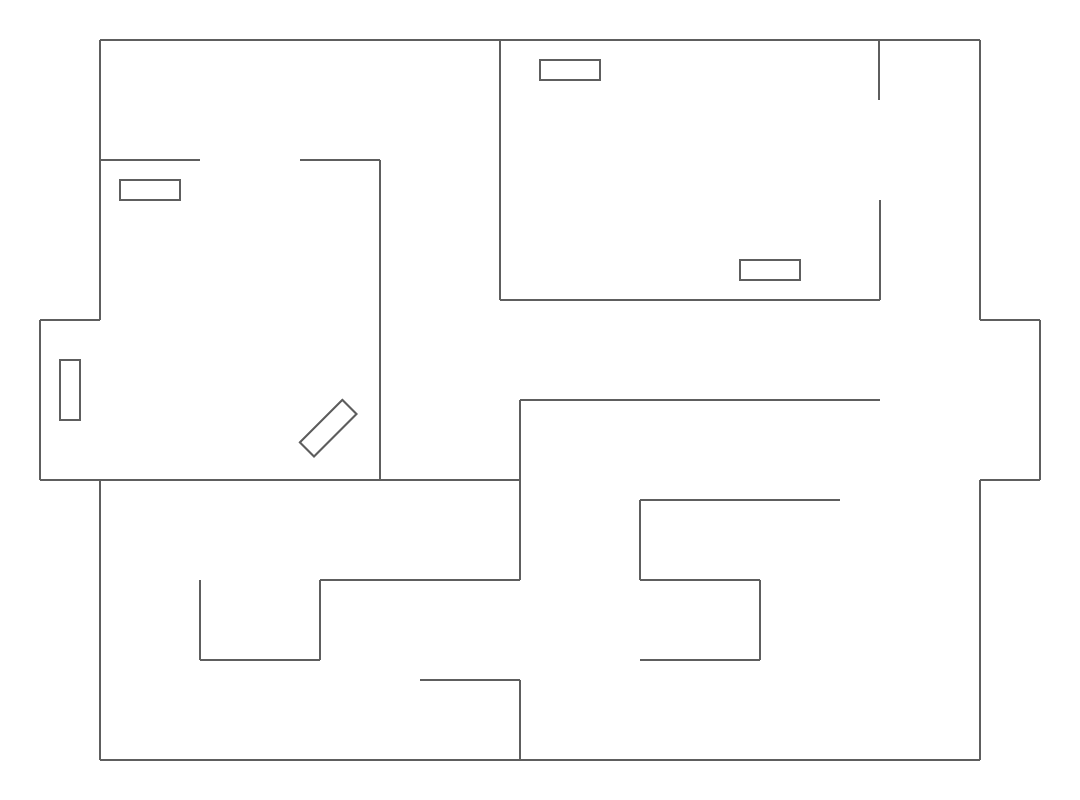
#> input picture proyecto_final_grupo_14/docs/Navegacion/MapaRobotica.pgm, 1080 x 800 px
$ python Dijkstra.py
#> lines starting #> are read from the running program, lines starting #| are printed output that depends on the picture; after the words box and inside, x2 and y2 are one past the last pixel; in counts of white or black regions, pixels touching at a corner belong together
import numpy as np
import cv2
import yaml
import heapq
import matplotlib.pyplot as plt
import os

def create_thicker_walls(yaml_file, pgm_file, wall_thickness):
#> called with yaml_file = 'MapaRobotica.yaml', pgm_file = 'MapaRobotica.pgm', wall_thickness = 25
    script_dir = os.path.dirname(os.path.abspath(__file__))
    yaml_file_path = os.path.join(script_dir, yaml_file)
    pgm_file_path = os.path.join(script_dir, pgm_file)
    with open(yaml_file_path, 'r') as f:
        yaml_data = yaml.load(f, Loader=yaml.FullLoader)
    image_file = yaml_data['image']
    resolution = yaml_data['resolution']
    origin = yaml_data['origin']
    negate = yaml_data['negate']
    occupied_thresh = yaml_data['occupied_thresh']
    free_thresh = yaml_data['free_thresh']
    if occupied_thresh is None:
        occupied_thresh = 0.5
    if not os.path.exists(image_file):
        raise FileNotFoundError("No se puede encontrar el archivo de imagen:", image_file)

    img = cv2.imread(image_file, cv2.IMREAD_GRAYSCALE)
#> img is the input picture: shape (800, 1080); min 94, max 255, mean 252.1

    if img is None:
        raise ValueError("No se puede abrir o leer el archivo de imagen:", image_file)

    occupied_pixels = np.where(img < occupied_thresh * 255)
#> occupied_pixels = 15433 positions, rows 39 to 760, columns 39 to 1040

    # Crear una copia del mapa original
    img_copy = img.copy()

    # Expandir las áreas ocupadas
    for x, y in zip(occupied_pixels[1], occupied_pixels[0]):
        # Verificar si es un borde
        is_border = False
        for dx, dy in [(1, 0), (-1, 0), (0, 1), (0, -1)]:
            nx, ny = x + dx, y + dy
            if 0 <= nx < img.shape[1] and 0 <= ny < img.shape[0] and img[ny, nx] > 0:
                is_border = True
                break
        if is_border:
            img_copy[y-wall_thickness:y+wall_thickness+1, x-wall_thickness:x+wall_thickness+1] = 0
#> this loop made 15433 passes
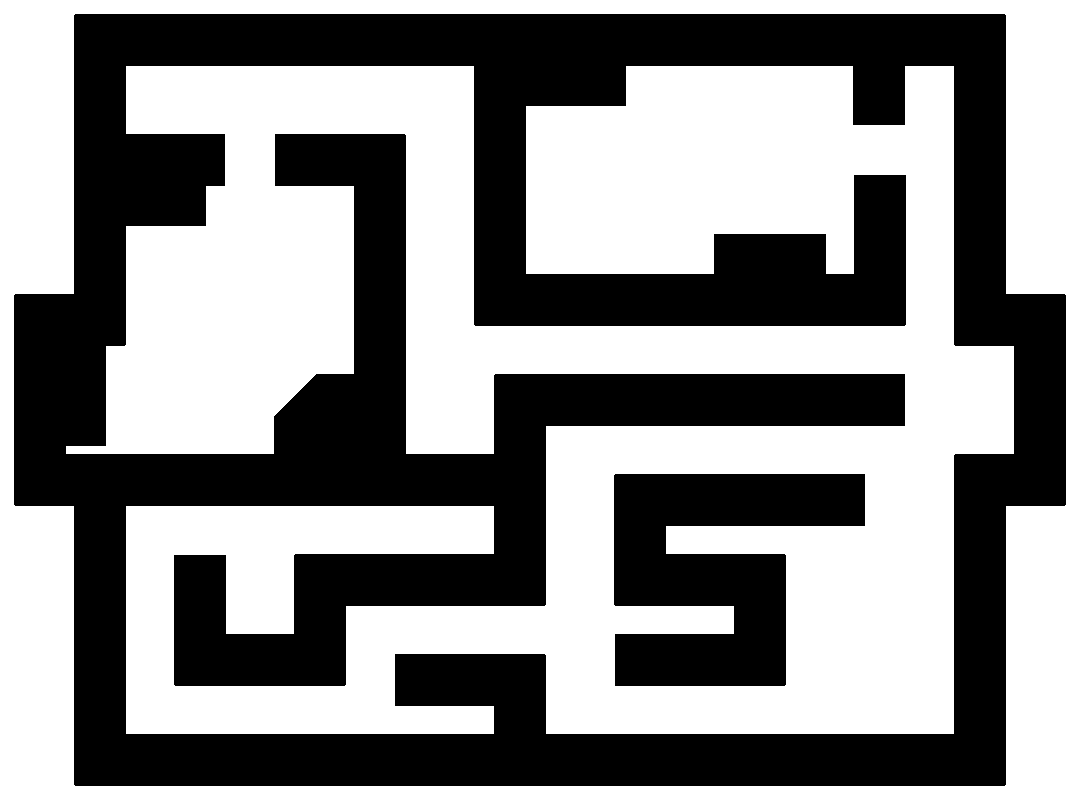
#> img_copy: shape (800, 1080); 55.4% white; 2 black regions, box (x1, y1, x2, y2) and area: (14, 14, 1066, 786) 351513, (614, 474, 865, 686) 33796

    # Guardar el mapa modificado
    modified_pgm_file = pgm_file_path.split('.pgm')[0] + '_thicker.pgm'
    cv2.imwrite(modified_pgm_file, img_copy)

    # Actualizar el YAML con el nombre del archivo de imagen modificado
    yaml_data['image'] = modified_pgm_file

    # Guardar el YAML modificado
    modified_yaml_file = yaml_file_path.split('.yaml')[0] + '_modified.yaml'
    with open(modified_yaml_file, 'w') as f:
        yaml.dump(yaml_data, f)

    print("Mapa y YAML modificados guardados exitosamente.")

def create_matrix_from_map(yaml_file, pgm_file):
    # Obtener la ruta absoluta de los archivos
#> called with yaml_file = 'MapaRobotica_modified.yaml', pgm_file = 'MapaRobotica_thicker.pgm'
    script_dir = os.path.dirname(os.path.abspath(__file__))
    yaml_file_path = os.path.join(script_dir, yaml_file)
    pgm_file_path = os.path.join(script_dir, pgm_file)

    # Cargar el archivo YAML
    with open(yaml_file_path, 'r') as f:
        yaml_data = yaml.load(f, Loader=yaml.FullLoader)

    # Extraer los valores del YAML
    image_file = yaml_data['image']
    resolution = yaml_data['resolution']
    origin = yaml_data['origin']

    # Comprobar si la imagen existe
    if not os.path.exists(image_file):
        raise FileNotFoundError("No se puede encontrar el archivo de imagen:", image_file)

    # Cargar el archivo PGM
    img = cv2.imread(image_file, cv2.IMREAD_GRAYSCALE)

    if img is None:
        raise ValueError("No se puede abrir o leer el archivo de imagen:", image_file)

    # Identificar las áreas libres (fondo) y los obstáculos (paredes)
    free_pixels = np.where(img > 0)  # Se asume que los valores distintos de cero representan áreas libres
#> free_pixels = 478691 positions, rows 0 to 799, columns 0 to 1079
    wall_pixels = np.where(img == 0)  # Se asume que los valores cero representan paredes
#> wall_pixels = 385309 positions, rows 14 to 785, columns 14 to 1065

    # Crear una matriz vacía con la misma forma que la imagen
    matrix = np.ones_like(img)

    # Establecer el valor de las celdas obstáculo en 0 en la matriz
    matrix[wall_pixels] = 0

    return matrix

def heuristic(node, goal):
    x1, y1 = node
    x2, y2 = goal
    return np.sqrt((x2 - x1)**2 + (y2 - y1)**2)

def dijkstra(matrix, start, goal):
    frontier = [(0, start)]
    came_from = {}
    cost_so_far = {}
    came_from[start] = None
    cost_so_far[start] = 0

    while frontier:
        _, current = heapq.heappop(frontier)

        if current == goal:
            break

        for dx, dy in [(1, 0), (-1, 0), (0, 1), (0, -1)]:
            x, y = current[0] + dx, current[1] + dy
            if 0 <= x < matrix.shape[0] and 0 <= y < matrix.shape[1] and matrix[x, y] == 1:
                new_cost = cost_so_far[current] + 1

                if (x, y) not in cost_so_far or new_cost < cost_so_far[(x, y)]:
                    cost_so_far[(x, y)] = new_cost
                    priority = new_cost
                    heapq.heappush(frontier, (priority, (x, y)))
                    came_from[(x, y)] = current

    # Reconstruir el camino desde el inicio hasta la meta
    path = []
    current = goal
    while current != start:
        path.append(current)
        current = came_from[current]
    path.append(start)
    path.reverse()

    return path

# Uso de ejemplo
create_thicker_walls('MapaRobotica.yaml', 'MapaRobotica.pgm', wall_thickness=25)

matrix = create_matrix_from_map('MapaRobotica_modified.yaml', 'MapaRobotica_thicker.pgm')
start = (600, 900)  # Posición de inicio
goals = [(650, 600)]  # Lista de posiciones de la meta

paths = []  # Lista para almacenar los caminos

# Calcular el camino para cada meta
current_position = start
for goal in goals:
    path = dijkstra(matrix, current_position, goal)
    paths.append(path)
    current_position = goal

#########################################################################################################################################
path_1 = paths[0]  # Obtener el primer camino de solución
x = [point[1] for point in path_1]  # Vectores de x
y = [point[0] for point in path_1]  # Vectores de y
# [5 lines of commented-out code are left out]
def obtener_orientacion(p1, p2, p3):
    producto_cruz = (p2[0] - p1[0]) * (p3[1] - p2[1]) - (p2[1] - p1[1]) * (p3[0] - p2[0])

    if producto_cruz > 0:
        return "derecha"
    elif producto_cruz < 0:
        return "izquierda"
    else:
        return "none"

# Datos de ejemplo y=x, x=y
#x = [900, 899, 898, 897, 896, 895, 894, 893, 892, 891, 890, 889, 888, 887, 886, 885, 884, 883, 882, 881, 880, 879, 878, 877, 876, 875, 874, 873, 872, 871, 870, 869, 868, 867, 866, 865, 864, 863, 862, 861, 860, 859, 858, 857, 856, 855, 854, 853, 852, 851, 850, 849, 848, 847, 846, 845, 844, 843, 842, 841, 840, 839, 838, 837, 836, 835, 834, 833, 832, 831, 830, 829, 828, 827, 826, 825, 824, 823, 822, 821, 820, 819, 818, 817, 816, 815, 814, 813, 812, 811, 810, 809, 808, 807, 806, 805, 804, 803, 802, 801, 800, 799, 798, 797, 796, 795, 794, 793, 792, 791, 790, 789, 788, 787, 786, 786, 786, 786, 786, 786, 786, 786, 786, 786, 786, 786, 786, 786, 786, 786, 786, 786, 786, 786, 786, 786, 786, 786, 786, 786, 786, 786, 786, 786, 786, 786, 786, 786, 786, 786, 786, 786, 786, 786, 786, 786, 786, 786, 786, 786, 786, 786, 786, 786, 786, 786, 786, 786, 786, 786, 786, 786, 786, 786, 786, 786, 786, 786, 786, 786, 786, 786, 786, 786, 786, 786, 786, 786, 786, 786, 786, 786, 786, 786, 786, 786, 786, 786, 786, 786, 785, 785, 784, 783, 782, 781, 780, 779, 778, 777, 776, 775, 774, 773, 772, 771, 770, 769, 768, 767, 766, 765, 764, 763, 762, 761, 760, 759, 758, 757, 756, 755, 754, 753, 752, 751, 750, 749, 748, 747, 746, 745, 744, 743, 742, 741, 740, 739, 738, 737, 736, 735, 734, 733, 732, 731, 730, 729, 728, 727, 726, 725, 724, 723, 722, 721, 720, 719, 718, 717, 716, 715, 714, 713, 712, 711, 710, 709, 708, 707, 706, 705, 704, 703, 702, 701, 700, 699, 698, 697, 696, 695, 694, 693, 692, 691, 690, 689, 688, 687, 686, 685, 684, 683, 682, 681, 680, 679, 678, 677, 676, 675, 674, 673, 672, 671, 670, 669, 668, 667, 666, 665, 664, 663, 662, 661, 660, 659, 658, 657, 656, 655, 654, 653, 652, 651, 650, 649, 648, 647, 646, 645, 644, 643, 642, 641, 640, 639, 638, 637, 636, 635, 634, 633, 632, 631, 630, 629, 628, 627, 626, 625, 624, 623, 622, 621, 620, 619, 618, 617, 616, 615, 614, 614, 614, 614, 614, 614, 614, 614, 614, 614, 614, 614, 614, 614, 614, 614, 614, 614, 614, 614, 614, 614, 614, 614, 614, 614, 614, 614, 614, 614, 614, 614, 614, 614, 614, 614, 614, 613, 612, 611, 610, 609, 608, 607, 606, 605, 604, 603, 602, 601, 600]
#y = [600, 600, 600, 600, 600, 600, 600, 600, 600, 600, 600, 600, 600, 600, 600, 600, 600, 600, 600, 600, 600, 600, 600, 600, 600, 600, 600, 600, 600, 600, 600, 600, 600, 600, 600, 600, 600, 600, 600, 600, 600, 600, 600, 600, 600, 600, 600, 600, 600, 600, 600, 600, 600, 600, 600, 600, 600, 600, 600, 600, 600, 600, 600, 600, 600, 600, 600, 600, 600, 600, 600, 600, 600, 600, 600, 600, 600, 600, 600, 600, 600, 600, 600, 600, 600, 600, 600, 600, 600, 600, 600, 600, 600, 600, 600, 600, 600, 600, 600, 600, 600, 600, 600, 600, 600, 600, 600, 600, 600, 600, 600, 600, 600, 600, 600, 601, 602, 603, 604, 605, 606, 607, 608, 609, 610, 611, 612, 613, 614, 615, 616, 617, 618, 619, 620, 621, 622, 623, 624, 625, 626, 627, 628, 629, 630, 631, 632, 633, 634, 635, 636, 637, 638, 639, 640, 641, 642, 643, 644, 645, 646, 647, 648, 649, 650, 651, 652, 653, 654, 655, 656, 657, 658, 659, 660, 661, 662, 663, 664, 665, 666, 667, 668, 669, 670, 671, 672, 673, 674, 675, 676, 677, 678, 679, 680, 681, 682, 683, 684, 685, 685, 686, 686, 686, 686, 686, 686, 686, 686, 686, 686, 686, 686, 686, 686, 686, 686, 686, 686, 686, 686, 686, 686, 686, 686, 686, 686, 686, 686, 686, 686, 686, 686, 686, 686, 686, 686, 686, 686, 686, 686, 686, 686, 686, 686, 686, 686, 686, 686, 686, 686, 686, 686, 686, 686, 686, 686, 686, 686, 686, 686, 686, 686, 686, 686, 686, 686, 686, 686, 686, 686, 686, 686, 686, 686, 686, 686, 686, 686, 686, 686, 686, 686, 686, 686, 686, 686, 686, 686, 686, 686, 686, 686, 686, 686, 686, 686, 686, 686, 686, 686, 686, 686, 686, 686, 686, 686, 686, 686, 686, 686, 686, 686, 686, 686, 686, 686, 686, 686, 686, 686, 686, 686, 686, 686, 686, 686, 686, 686, 686, 686, 686, 686, 686, 686, 686, 686, 686, 686, 686, 686, 686, 686, 686, 686, 686, 686, 686, 686, 686, 686, 686, 686, 686, 686, 686, 686, 686, 686, 686, 686, 686, 686, 686, 686, 686, 686, 686, 686, 686, 686, 686, 686, 685, 684, 683, 682, 681, 680, 679, 678, 677, 676, 675, 674, 673, 672, 671, 670, 669, 668, 667, 666, 665, 664, 663, 662, 661, 660, 659, 658, 657, 656, 655, 654, 653, 652, 651, 650, 650, 650, 650, 650, 650, 650, 650, 650, 650, 650, 650, 650, 650, 650]

contador_x = 0
contador_y = 0
contador_vector_x = []
contador_vector_y = []
contador_vector_unificado = []

# Recorrer los datos de x e y en paralelo
for i in range(len(x) - 1):
    if x[i] == x[i + 1]:
        contador_x += 1
    else:
        if contador_x >= 2:
            contador_vector_x.append(contador_x + 1)
        contador_x = 0

    if y[i] == y[i + 1]:
        contador_y += 1
    else:
        if contador_y >= 2:
            contador_vector_y.append(contador_y + 1)
        contador_y = 0

# Añadir los últimos contadores a los vectores
if contador_x >= 2:
    contador_vector_x.append(contador_x + 1)

if contador_y >= 2:
    contador_vector_y.append(contador_y + 1)

# Combinar los vectores de contadores
i = 0
j = 0

while i < len(contador_vector_y) and j < len(contador_vector_x):
    if contador_vector_y[i] > 2:
        contador_vector_unificado.append(contador_vector_y[i])
    if contador_vector_x[j] > 2:
        contador_vector_unificado.append(contador_vector_x[j])
    i += 1
    j += 1

# Añadir los elementos restantes, si hay
while i < len(contador_vector_y):
    if contador_vector_y[i] > 2:
        contador_vector_unificado.append(contador_vector_y[i])
    i += 1

while j < len(contador_vector_x):
    if contador_vector_x[j] > 2:
        contador_vector_unificado.append(contador_vector_x[j])
    j += 1


###################################################################
# Obtener la longitud de la trayectoria
longitud_trayectoria = len(x)

# Lista para almacenar las direcciones de giro
direcciones_giro = []

# Calcular las direcciones de giro para cada punto en la trayectoria
for i in range(1, longitud_trayectoria - 1):
    # Obtener los puntos consecutivos en la trayectoria
    p1 = (x[i - 1], y[i - 1])
    p2 = (x[i], y[i])
    p3 = (x[i + 1], y[i + 1])

    # Obtener la orientación del vector de dirección entre los puntos
    orientacion = obtener_orientacion(p1, p2, p3)
    direcciones_giro.append(orientacion)


# Recorrer el vector
for i in range(len(direcciones_giro)):
    # Verificar si el elemento actual no es "none"
    if direcciones_giro[i] != "none":
        # Cambiar los siguientes 4 strings a "none"
        for j in range(i+1, min(i+5, len(direcciones_giro))):
            direcciones_giro[j] = "none"

# Imprimir el vector actualizado
#print(direcciones_giro)


direccionesFinales=[]
# Mostrar las direcciones de giro en cada punto
for i, direccion in enumerate(direcciones_giro):
    #print("Punto", i + 1, ": Giro hacia", direccion)
    if direccion == "izquierda" or direccion == "derecha":
      direccionesFinales.append(direccion)
#print(direccionesFinales)
# Imprimir el vector unificado de contadores
#print("Contador unificado:", contador_vector_unificado)

# Vector unificado
vector_unificado = []

# Determinar el tamaño máximo entre los dos vectores
max_tamano = max(len(contador_vector_unificado), len(direccionesFinales))

for i in range(max_tamano):
    # Agregar el elemento del vector1 si existe
    if i < len(contador_vector_unificado):
        vector_unificado.append(contador_vector_unificado[i])
    # Agregar el elemento del vector2 si existe
    if i < len(direccionesFinales):
        vector_unificado.append(direccionesFinales[i])

print(vector_unificado)

# Crear el archivo de texto
with open("archivoNavegacion.txt", "w") as archivo:
    # Escribir la primera línea con las letras separadas por coma
    letras = []
    for elemento in vector_unificado:
        if elemento == "izquierda":
            letras.append("a")
        elif elemento == "derecha":
            letras.append("d")
        else:
            letras.append("w")
    archivo.write(",".join(letras) + "\n")

    # Escribir la segunda línea con el número 4.0 repetido n veces
    archivo.write(",".join(["4.0"] * len(vector_unificado)) + "\n")

    # Escribir la tercera línea con el número 0.0 repetido n veces
    archivo.write(",".join(["0.0"] * len(vector_unificado)) + "\n")

    # Escribir la cuarta línea con el número 4.0 repetido n veces
    archivo.write(",".join(["4.0"] * len(vector_unificado)) + "\n")

    # Escribir la quinta línea con los valores específicos
    valores = []
    for elemento in vector_unificado:
        if elemento == "izquierda" or elemento == "derecha":
            valores.append("5.0")
        else:
            valores.append(str((elemento / 400.0)*5.0))
    archivo.write(",".join(valores))


###########################################################################################################################################


# Graficar el mapa con todos los caminos
plt.imshow(matrix, cmap='gray')

# Mostrar el punto de origen en verde
plt.plot(start[1], start[0], 'go', markersize=8)


# Mostrar los puntos de meta en azul
for goal in goals:
    plt.plot(goal[1], goal[0], 'bo', markersize=8)

for path in paths:
    plt.plot([p[1] for p in path], [p[0] for p in path], 'r-', linewidth=2)
plt.title('Dijkstra')
plt.show()
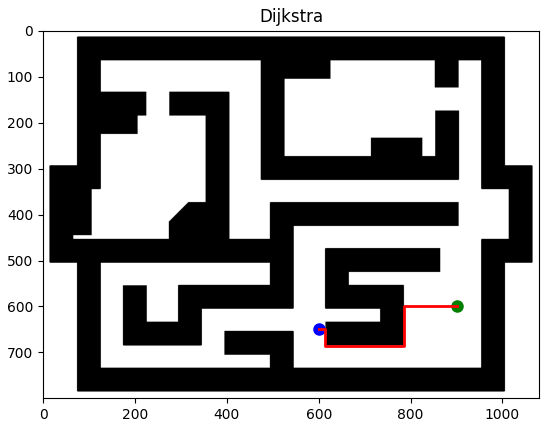
#> figure drawn by matplotlib, 1 panel
